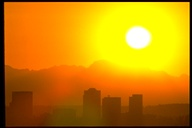
//> input picture Lab8/images_KNN/train/city/000000.jpeg, 192 x 128 px
$ ./Lab8   (built with g++ and OpenCV 4)
//> lines starting //> are read from the running program, lines starting //| are printed output that depends on the picture
#include <bits/stdc++.h>

#include <opencv2/core/mat.hpp>
#include <opencv2/highgui.hpp>

#include "opencv2/imgproc.hpp"
#include "opencv2/objdetect.hpp"
#include "opencv2/videoio.hpp"
#define MAX_PATH 1024

using namespace std;
using namespace cv;

char fname[MAX_PATH];
const int numOfClasses = 6, K = 5, binsCount = 8, trainingFiles = 672;
const vector<string> classes = {"beach", "city", "desert", "forest", "landscape", "snow"};

vector<vector<int>> getHistogram(Mat_<Vec3b> img, int binsCount) {
    vector<int> histogramRed(binsCount, 0);
    vector<int> histogramGreen(binsCount, 0);
    vector<int> histogramBlue(binsCount, 0);

    for (int i = 0; i < img.rows; ++i) {
        for (int j = 0; j < img.cols; ++j) {
            Vec3b pixel = img(i, j);

            int redBin = pixel[2] * binsCount / 256;
            int greenBin = pixel[1] * binsCount / 256;
            int blueBin = pixel[0] * binsCount / 256;

            histogramRed[redBin]++;
            histogramGreen[greenBin]++;
            histogramBlue[blueBin]++;
        }
    }

    return vector<vector<int>>{{histogramRed}, {histogramGreen}, {histogramBlue}};
}

pair<Mat_<double>, Mat_<int>> train(string folderPath) {
//> called with folderPath = "Lab8/Lab8/images_KNN"
    Mat_<double> X(trainingFiles, 3 * binsCount);  // feature matrix
    Mat_<int> y(trainingFiles, 1);                 // label vector

    int rowIdx = 0;
    for (int classIdx = 0; classIdx < numOfClasses; ++classIdx) {
        int pictureIdx = 0;
        while (true) {
            sprintf(fname, "%s/train/%s/%06d.jpeg", folderPath.c_str(), classes[classIdx].c_str(), pictureIdx++);

            Mat_<Vec3b> img = imread(fname, IMREAD_COLOR);
//> img is the input picture: 128 rows x 192 cols, CV_8UC3; mean B, G, R 6, 134.3, 199.2
            if (img.cols == 0) {
                break;
            }

            vector<vector<int>> histogram = getHistogram(img, binsCount);
//> after the loop in getHistogram, `for (int i = 0; i < img.rows; ++i)`: histogramRed = [1077, 492, 995, 3315, 1431, 1262, 1113, 14891]; histogramGreen = [1597, 3871, 4009, 4065, 2315, 1374, 1659, 5686]; histogramBlue = [23822, 236, 47, 29, 35, 29, 41, 337]
//> histogram = 3 items
            for (int binIdx = 0; binIdx < binsCount; ++binIdx) {
                X.at<double>(rowIdx, binIdx) = histogram[0][binIdx];
                X.at<double>(rowIdx, binIdx + binsCount) = histogram[1][binIdx];
                X.at<double>(rowIdx, binIdx + 2 * binsCount) = histogram[2][binIdx];
            }
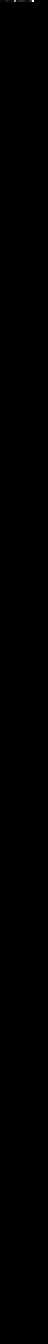
//> X: 672 rows x 24 cols, CV_64FC1 (shown 2 times larger); min 0, max 23822, mean 4.6; drawn with min black and max white

            y.at<int>(rowIdx) = classIdx;
            ++rowIdx;
        }
    }

    return pair<Mat_<double>, Mat_<int>>{X, y};
}

vector<pair<double, int>> computeEuclideanDistances(Mat_<double> fv, Mat_<double> X, Mat_<int> y) {
    vector<pair<double, int>> distances;
    for (int i = 0; i < X.rows; ++i) {
        double distance = 0;
        for (int j = 0; j < X.cols; ++j) {
            distance += (fv(0, j) - X(i, j)) * (fv(0, j) - X(i, j));
        }
        distance = sqrt(distance);
        distances.push_back({distance, y(i, 0)});  // pair: dist, idx of the class
    }
    return distances;
}

void classifyImages(Mat_<double> X, Mat_<int> y, string folderPath) {
//> called with folderPath = "Lab8/Lab8/images_KNN"
    Mat_<int> ConfusionMatrix(numOfClasses, numOfClasses, 0);

    int correctAnswersCount = 0, wrongAnswersCount = 0;
    for (int classIdx = 0; classIdx < numOfClasses; ++classIdx) {
        int pictureIdx = 0;

        while (true) {
            sprintf(fname, "%s/test/%s/%06d.jpeg", folderPath.c_str(), classes[classIdx].c_str(), pictureIdx++);

            Mat_<Vec3b> img = imread(fname, IMREAD_COLOR);
            if (img.cols == 0) {
                break;
            }

            vector<vector<int>> histogram = getHistogram(img, binsCount);
            Mat_<double> featureVector = Mat_<double>(1, 3 * binsCount);
            for (int binIdx = 0; binIdx < binsCount; ++binIdx) {
                featureVector.at<double>(0, binIdx) = histogram[0][binIdx];
                featureVector.at<double>(0, binIdx + binsCount) = histogram[1][binIdx];
                featureVector.at<double>(0, binIdx + 2 * binsCount) = histogram[2][binIdx];
            }

            vector<pair<double, int>> distances = computeEuclideanDistances(featureVector, X, y);
            sort(distances.begin(), distances.end());

            // Take K Nearest Neigbors and find the Neighbour with the most number of "votes"
            vector<int> votes(numOfClasses);
            for (int i = 0; i < K; ++i) {
                int classIdx = distances[i].second;
                votes[classIdx]++;
            }

            int predictedClassIdx = 0, predictedClassVotes = votes[0];
            for (int i = 1; i < numOfClasses; ++i) {
                if (votes[i] > predictedClassVotes) {
                    predictedClassIdx = i;
                    predictedClassVotes = votes[i];
                }
            }

            // classIdx is the actual class
            classIdx == predictedClassIdx ? ++correctAnswersCount : ++wrongAnswersCount;
            ConfusionMatrix(classIdx, predictedClassIdx)++;
        }
    }

    cout << "Correct Answers: " << correctAnswersCount << endl;
    cout << "Wrong Answers: " << wrongAnswersCount << endl;
    cout << "Accuracy: " << (double)correctAnswersCount / (correctAnswersCount + wrongAnswersCount) << endl;
    cout << "Confusion matrix: \n";
    cout << ConfusionMatrix << endl;
}

int main() {
    string folderPath = filesystem::current_path().string() + "/Lab8/images_KNN";

    auto [X, y] = train(folderPath);
    classifyImages(X, y, folderPath);

    return 0;
}
